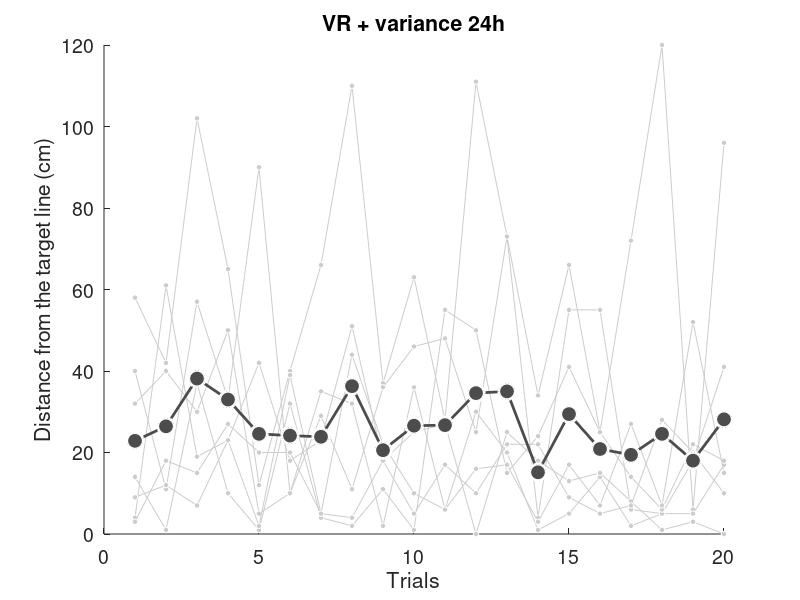

Source code (MATLAB):
load('scores.mat')

VR1_24h_abs = abs(VR1_24h_diff);
VR1_24h_abs_each = mean(VR1_24h_abs, 2);

x = 1:20;


figure('Position', [100 100 700 400]);
ylim([0, 120])
h = gca;
set(h, 'FontSize', 14)

xlabel('Trials')
ylabel('Distance from the target line (cm)')
title('VR + variance 24h')

for i = 1:VR1_number
    hold on
    y = VR1_24h_abs(:,i);
    plot(x, y', '-o', ...
    'MarkerSize', 4, ...
    'MarkerFaceColor', light_gray, ...
    'MarkerEdgeColor', white, ...
    'Color', light_gray)
end

hold on

plot(x, VR1_24h_abs_each', '-o', ...
    'LineWidth', 2, ...
    'MarkerSize', 12, ...
    'MarkerFaceColor', dark_gray, ...
    'MarkerEdgeColor', white, ...
    'Color', dark_gray)

hold off

saveas(gcf,'./data/figures/VR1_24h_test','epsc')
